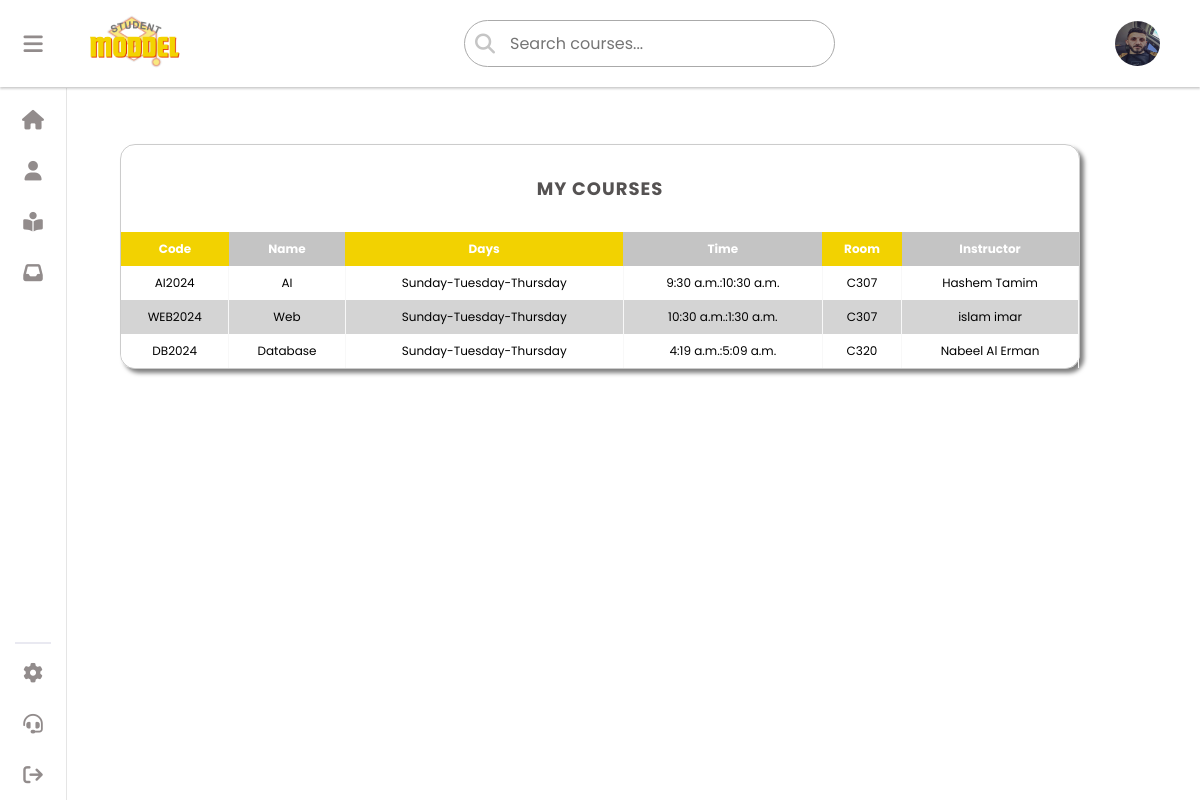
/my_courses (signed in), run on an earlier commit of the app's database.
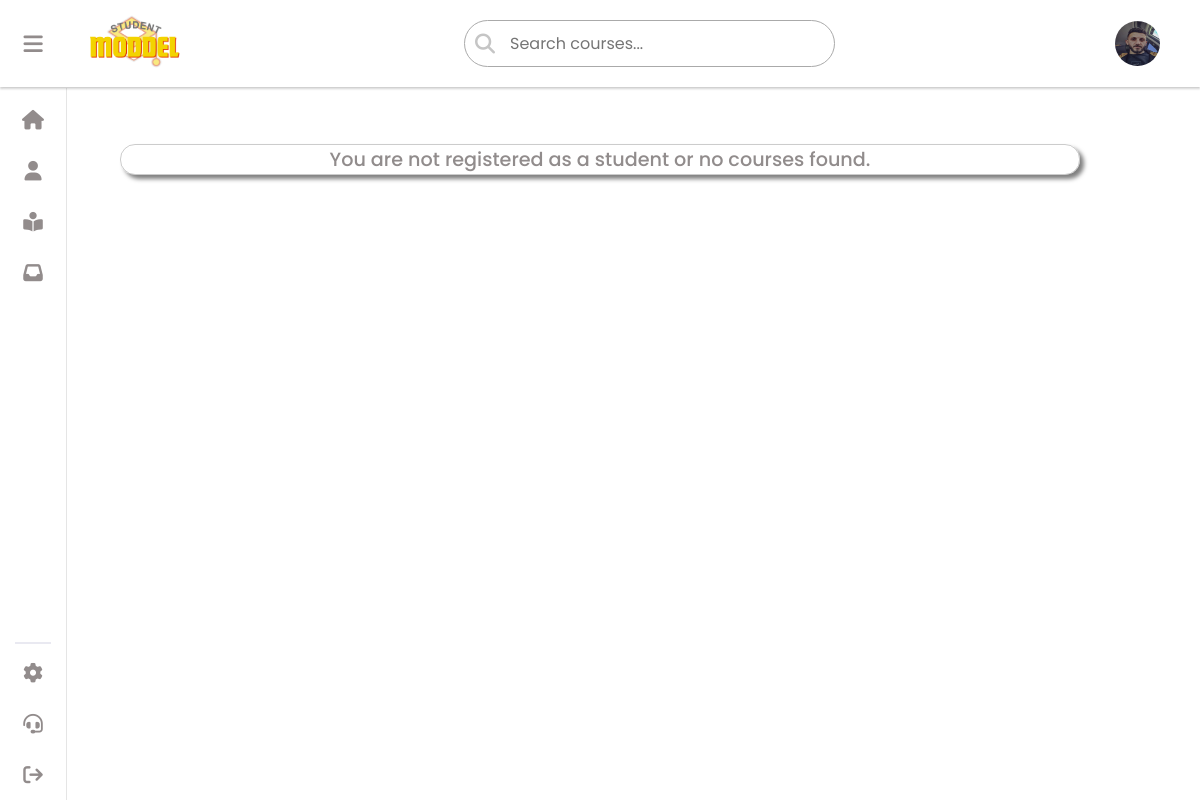
And on a later commit of the database.
### crud/models.py (models this page shows, shortened)
class Courses(models.Model):
    code = models.CharField(primary_key=True, max_length=10)
    name = models.CharField(max_length=100)
    description = models.CharField(max_length=255)
    prerequisites = models.ManyToManyField('self', through='Prerequisties', symmetrical=False)
    instractor = models.CharField(max_length=30,default='')
    capacity = models.IntegerField(default=0)
    schedule_id = models.ForeignKey(CoruseSchedules,on_delete=models.CASCADE,null=True,unique=True)
    color = models.CharField(max_length=7, default='#FFFFFF')

class CoruseSchedules(models.Model):
    id = models.AutoField(primary_key=True)  # Changed to AutoField for automatic ID handling
    DAY_CHOICES= (('Monday - Wensday','Monday - Wensday' ),('Sunday-Tuesday-Thursday','Sunday-Tuesday-Thursday'))
    days = models.CharField(max_length=100, choices=DAY_CHOICES, default='Monday - Wensday')
    start_time = models.TimeField()
    end_time = models.TimeField()
    room_no = models.CharField(max_length=5)
    class Meta:
        unique_together = ('days', 'start_time', 'end_time', 'room_no')
    def __str__(self):
        return f"{self.days} {self.start_time}-{self.end_time} in {self.room_no}"

### crud/views.py (the view)
# urls.py: path('my_courses', views.mycourses, name='mycourses'),
@login_required(login_url='/login'  )
def mycourses(request):
    userl = request.user
    print(f'Logged-in user: {userl}')
    student = Student.objects.filter(user=userl).first()
    print(f'Student found: {student}')
    courses_with_schedules = []
    if student:
        registrations = studentsReg.objects.filter(student_id=student).select_related('course_id__schedule_id')
        print(f'Registrations found: {registrations.count()}')
        for registration in registrations:
            course = registration.course_id
            schedule = course.schedule_id
            courses_with_schedules.append({
                'course_name': course.name,
                'course_code': course.code,
                'schedule_days': schedule.days if schedule else 'No schedule',
                'start_time': schedule.start_time if schedule else 'N/A',
                'end_time': schedule.end_time if schedule else 'N/A',
                'room_no': schedule.room_no if schedule else 'N/A',
                'instractor': course.instractor if schedule else 'N/A',
                'description': course.description if schedule else 'N/A',
            })
            print(f'Registered Course: {course.name}, Code: {course.code}, Schedule: {schedule}')
    return render(request, 'my_courses.html', {'student': student, 'courses': courses_with_schedules})

### crud/templates/my_courses.html (shortened to what this page needs)
<!DOCTYPE html>
<html lang="en">
  <head>
    {% load static %}
    <link
      rel="stylesheet"
      type="text/css"
      href="{% static 'css/style.css' %}"
    />
    <link
      rel="stylesheet"
      href="https://cdnjs.cloudflare.com/ajax/libs/font-awesome/6.5.1/css/all.min.css"
    />
  </head>
  <body>
    {% include "aside.html" %} {% if student %}
    <div class="table-wrapper">
      {%if courses%}
      <thead>
        <h2>My Courses</h2>
      </thead>
      <table class="fl-table">
        <thead>
          <tr>
            <th>Code</th>
            <th>Name</th>
            <th>Days</th>
            <th>Time</th>
            <th>Room</th>
            <th>Instructor</th>
          </tr>
        </thead>
        <tbody>
          {% for course in courses %}
          <tr>
            <td>{{course.course_code}}</td>
            <td>{{course.course_name}}</td>
            <td>{{course.schedule_days}}</td>
            <td>{{course.start_time}}:{{course.end_time}}</td>
            <td>{{course.room_no}}</td>
            <td>{{course.instractor}}</td>
          </tr>
          {% empty %}
          <h2>No courses registered.</h2>
          {% endfor %}
        </tbody>
      </table>
      {% else %}
      <p>You are not registered as a student or no courses found.</p>
      {% endif %} {%endif%}
    </div>
  </body>
</html>

What changed in the data, as far as the page shows it:
removed Courses: course_code "AI2024", course_name "AI", instractor "Hashem Tamim"
removed CoruseSchedules: schedule_days "Sunday-Tuesday-Thursday", start_time "9:30 a.m.", end_time "10:30 a.m.", room_no "C307"
removed Courses: course_code "WEB2024", course_name "Web", instractor "islam imar"
removed CoruseSchedules: schedule_days "Sunday-Tuesday-Thursday", start_time "10:30 a.m.", end_time "1:30 a.m.", room_no "C307"
removed Courses: course_code "DB2024", course_name "Database", instractor "Nabeel Al Erman"
removed CoruseSchedules: schedule_days "Sunday-Tuesday-Thursday", start_time "4:19 a.m.", end_time "5:09 a.m.", room_no "C320"
Also different on the page:
text no longer shown: "MY COURSES Code Name Days Time Room Instructor"
text now shown: "You are not registered as a student or no courses found."
